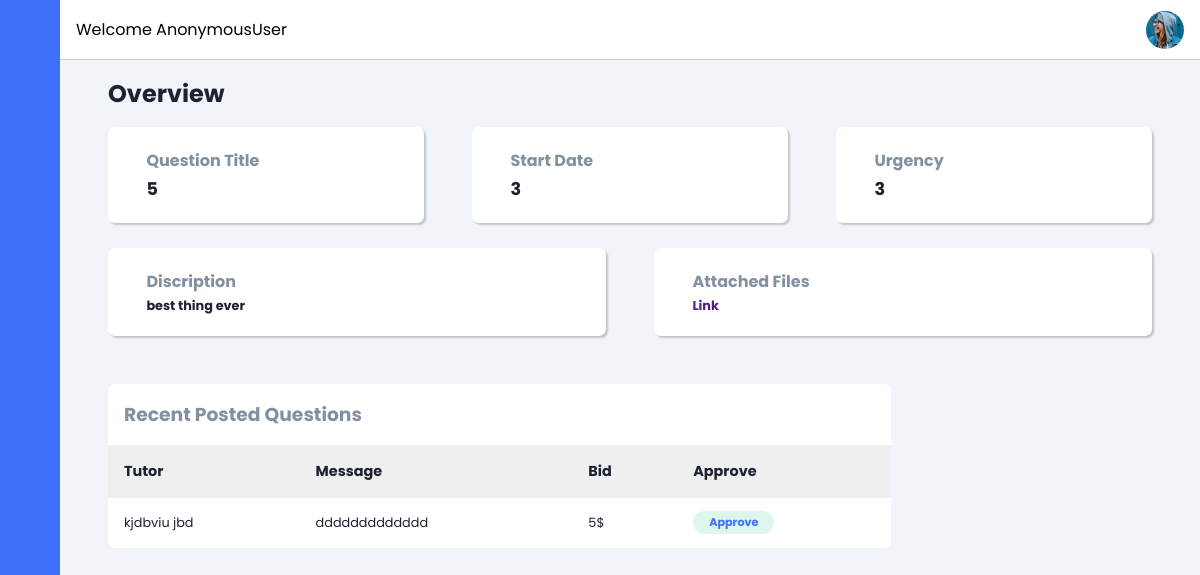
Before: /student/1 with the older database file.
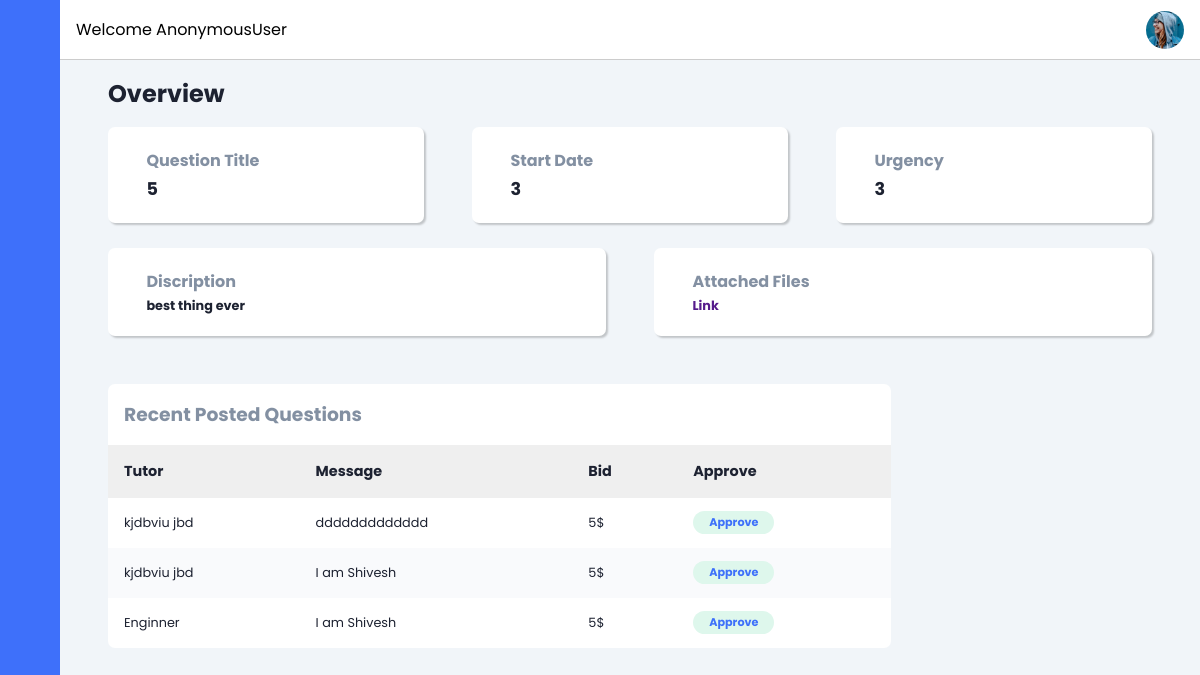
After: the same page with the newer database file.
### student/models.py (models this page shows, shortened)
class Bid(models.Model):
    id = models.AutoField(primary_key=True)
    tutor = models.ForeignKey(Tutor, on_delete=models.CASCADE, null=True, blank=True)
    project = models.ForeignKey(Question, on_delete=models.CASCADE, null=True, blank=True)
    is_selected = models.BooleanField(default=False)
    description=models.TextField(max_length=500, null=True)
    cost = models.CharField(max_length=50000, null=True)
    day = models.CharField(max_length=250, null=True)
    rating= models.IntegerField(blank=True,default=5)
    status = models.CharField(max_length=30, choices=COLOR_STATUS, default='Open')
    def __str__(self):
        return str(self.tutor.username) + str(' | ') + str(self.project.id)

class Tutor(models.Model):
    username = models.OneToOneField(User, on_delete=models.CASCADE, null=True, blank=True)
    Education_status = models.CharField(max_length=250, null=True)
    Drive_link = models.URLField(max_length=300)
    Area_of_Expertise = models.CharField(max_length=250, null=True)
    is_verified=models.BooleanField(default=False)

class Question(models.Model):
    id = models.AutoField(primary_key=True)
    student = models.ForeignKey(Student, on_delete=models.CASCADE, null=True, blank=True)
    randomly_generated_id = models.UUIDField(unique=True, default=uuid.uuid4, editable=False)
    category = models.CharField(max_length=30, choices=categotry ,default='others')
    urgency= models.CharField(max_length=250, null=True)
    description=models.CharField(max_length=250, null=True)
    upload = models.FileField(upload_to ='static/media/', null=True)
    date = models.DateField(null=True)
    time = models.TimeField(null=True)

### Learning/views.py (the view)
# urls.py: path("student/<int:myid>", views.stu_bid, name='stu_bid'),
def stu_bid(request, myid):
    que = Question.objects.get(id=myid)
    print(myid)
    bid = Bid.objects.filter(project=que)
    print(bid)
    context = {
        'name': request.user,
        'bid' : bid
    }
    return render(request, 'student/bid.html', context)

### templates/student/bid.html (shortened to what this page needs)
<!DOCTYPE html>
{% load static %}
<html lang="en">
<head>
    <link rel="stylesheet" href="https://cdn.jsdelivr.net/gh/lykmapipo/themify-icons@0.1.2/css/themify-icons.css">
    <link rel="stylesheet" href="{% static 'css/bid.css' %}">
</head>
<body>
    <div class="sidebar">
        <div class="sidebar-header">
        </div>
        <div class="sidebar-menu">
            <ul>
            </ul>
        </div>
    </div>
    <div class="main-content">
        <header>
            <div class="search-wrapper">
                <span>Welcome {{name}}</span>
            </div>
            <div class="social-icons">
                <div></div>
            </div>
        </header>
        <main>
            <h2 class="dash-title">Overview</h2>
            <div class="dash-cards">
                <div class="card-single">
                    <div class="card-body">
                        <div>
                            <h5>Question Title</h5>
                            <h4>5</h4>
                        </div>
                    </div>
                </div>
                <div class="card-single">
                    <div class="card-body">
                        <div>
                            <h5>Start Date</h5>
                            <h4>3</h4>
                        </div>
                    </div>
                </div>
                <div class="card-single">
                    <div class="card-body">
                        <div>
                            <h5>Urgency</h5>
                            <h4>3</h4>
                        </div>
                    </div>
                </div>
            </div>
            <br>
            <div class="dash-cards2">
                <div class="card-single">
                    <div class="card-body">
                        <div>
                            <h5>Discription</h5>
                            <h4>{{bid.0.project.description}}</h4>
                        </div>
                    </div>
                </div>
                <div class="card-single">
                    <div class="card-body">
                        <div>
                            <h5>Attached Files</h5>
                            <h4><a href="">Link</a></h4>
                        </div>
                    </div>
                </div>
            </div>
            <section class="recent">
                <div class="activity-grid">
                    <div class="activity-card">
                        <h3>Recent Posted Questions</h3>
                        <div class="table-responsive">
                            <table>
                                <thead>
                                    <tr>
                                        <th>Tutor</th>
                                        <th>Message</th>
                                        <th>Bid</th>
                                        <th>Approve</th>
                                    </tr>
                                </thead>
                                <tbody>
                                    {% for b in bid %}
                                    <tr>
                                        <td>{{b.tutor.Area_of_Expertise}}</td>
                                        <td>{{b.description}}</td>
                                        <td>{{b.cost}}$</td>
                                        <td>
                                            <span class="badge success">Approve</span>
                                        </td>
                                    </tr>
                                    {% endfor %}
                                </tbody>
                            </table>
                        </div>
                    </div>
                    </div>
                </div>
</body>
</html>

Changed rows visible on the page:
added Bid: tutor.Area_of_Expertise "kjdbviu jbd", description "I am Shivesh", cost "5"
added Bid: tutor.Area_of_Expertise "Enginner", description "I am Shivesh", cost "5"
